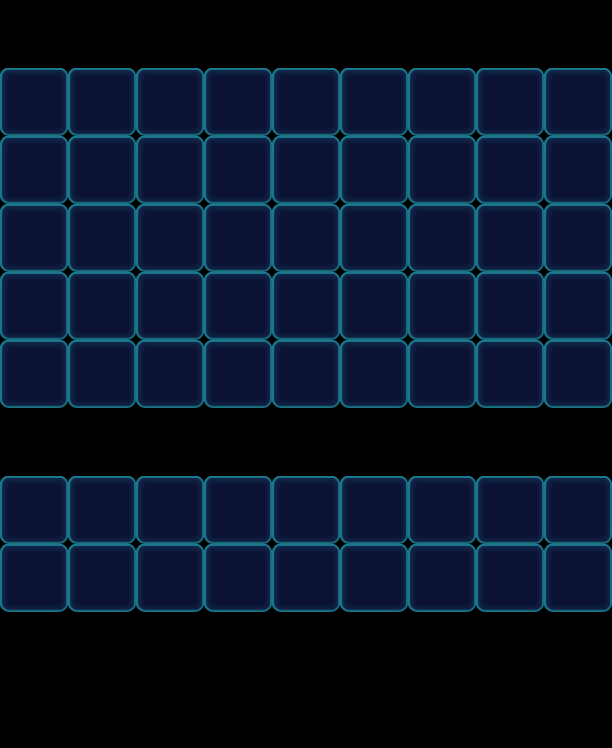

Rendered tile map (Tiled .tmx) drawn with the repository's tilesets; below, a short description and the map source with its tile grids summarised:
An orthogonal 9x11 tile map with 68x68 px tiles, 1 tile layer (Valid), 2 tilesets and 54 objects (18x Monster, 18x Factory_Normal, 18x Stone).

<map version="1.0" orientation="orthogonal" width="9" height="11" tilewidth="68" tileheight="68">
 <tileset firstgid="1" name="game_grid1" tilewidth="68" tileheight="68">
  <image source="game_grid1.png" width="68" height="68" />
 </tileset>
 <tileset firstgid="2" name="map" tilewidth="68" tileheight="68">
  <image source="map.png" width="1024" height="1024" />
 </tileset>
 <layer name="Valid" width="9" height="11">
  <data>[99 cells, 63 non-empty, 1 distinct tile ids]</data>
 </layer>
 <objectgroup name="BottomObj" width="9" height="11" />
 <objectgroup name="MiddleObj" width="9" height="11">
  <object type="Monster" gid="2" x="0" y="612">
   <properties>
    <property name="Bubble" value="1" />
    <property name="Color" value="Blue" />
   </properties>
  </object>
  <object type="Monster" gid="19" x="0" y="544">
   <properties>
    <property name="Bubble" value="1" />
    <property name="Color" value="Yellow" />
   </properties>
  </object>
  <object type="Monster" gid="17" x="68" y="544">
   <properties>
    <property name="Bubble" value="1" />
    <property name="Color" value="Purple" />
   </properties>
  </object>
  <object type="Monster" gid="18" x="68" y="612">
   <properties>
    <property name="Bubble" value="1" />
    <property name="Color" value="Pink" />
   </properties>
  </object>
  <object type="Monster" gid="18" x="204" y="612">
   <properties>
    <property name="Bubble" value="1" />
    <property name="Color" value="Pink" />
   </properties>
  </object>
  <object type="Monster" gid="19" x="136" y="544">
   <properties>
    <property name="Bubble" value="1" />
    <property name="Color" value="Yellow" />
   </properties>
  </object>
  <object type="Monster" gid="17" x="204" y="544">
   <properties>
    <property name="Bubble" value="1" />
    <property name="Color" value="Purple" />
   </properties>
  </object>
  <object type="Monster" gid="2" x="136" y="612">
   <properties>
    <property name="Bubble" value="1" />
    <property name="Color" value="Blue" />
   </properties>
  </object>
  <object type="Monster" gid="18" x="340" y="612">
   <properties>
    <property name="Bubble" value="1" />
    <property name="Color" value="Pink" />
   </properties>
  </object>
  <object type="Monster" gid="19" x="272" y="544">
   <properties>
    <property name="Bubble" value="1" />
    <property name="Color" value="Yellow" />
   </properties>
  </object>
  <object type="Monster" gid="17" x="340" y="544">
   <properties>
    <property name="Bubble" value="1" />
    <property name="Color" value="Purple" />
   </properties>
  </object>
  <object type="Monster" gid="2" x="272" y="612">
   <properties>
    <property name="Bubble" value="1" />
    <property name="Color" value="Blue" />
   </properties>
  </object>
  <object type="Monster" gid="18" x="476" y="612">
   <properties>
    <property name="Bubble" value="1" />
    <property name="Color" value="Pink" />
   </properties>
  </object>
  <object type="Monster" gid="19" x="408" y="544">
   <properties>
    <property name="Bubble" value="1" />
    <property name="Color" value="Yellow" />
   </properties>
  </object>
  <object type="Monster" gid="17" x="476" y="544">
   <properties>
    <property name="Bubble" value="1" />
    <property name="Color" value="Purple" />
   </properties>
  </object>
  <object type="Monster" gid="2" x="408" y="612">
   <properties>
    <property name="Bubble" value="1" />
    <property name="Color" value="Blue" />
   </properties>
  </object>
  <object type="Monster" gid="2" x="544" y="612">
   <properties>
    <property name="Bubble" value="1" />
    <property name="Color" value="Blue" />
   </properties>
  </object>
  <object type="Monster" gid="19" x="544" y="544">
   <properties>
    <property name="Bubble" value="1" />
    <property name="Color" value="Yellow" />
   </properties>
  </object>
 </objectgroup>
 <objectgroup color="#000000" name="TopObj" width="9" height="11">
  <object name="10" type="Factory_Normal" x="0" y="0" width="68" height="68">
   <properties>
    <property name="FactoryColorsConfig" value="Blue,Green,Yellow,Pink,Purple" />
   </properties>
  </object>
  <object name="10" type="Factory_Normal" x="68" y="0" width="68" height="68">
   <properties>
    <property name="FactoryColorsConfig" value="Blue,Green,Yellow,Pink,Purple" />
   </properties>
  </object>
  <object name="10" type="Factory_Normal" x="136" y="0" width="68" height="68">
   <properties>
    <property name="FactoryColorsConfig" value="Blue,Green,Yellow,Pink,Purple" />
   </properties>
  </object>
  <object name="10" type="Factory_Normal" x="204" y="0" width="68" height="68">
   <properties>
    <property name="FactoryColorsConfig" value="Blue,Green,Yellow,Pink,Purple" />
   </properties>
  </object>
  <object name="10" type="Factory_Normal" x="272" y="0" width="68" height="68">
   <properties>
    <property name="FactoryColorsConfig" value="Blue,Green,Yellow,Pink,Purple" />
   </properties>
  </object>
  <object name="10" type="Factory_Normal" x="340" y="0" width="68" height="68">
   <properties>
    <property name="FactoryColorsConfig" value="Blue,Green,Yellow,Pink,Purple" />
   </properties>
  </object>
  <object name="10" type="Factory_Normal" x="408" y="0" width="68" height="68">
   <properties>
    <property name="FactoryColorsConfig" value="Blue,Green,Yellow,Pink,Purple" />
   </properties>
  </object>
  <object name="10" type="Factory_Normal" x="476" y="0" width="68" height="68">
   <properties>
    <property name="FactoryColorsConfig" value="Blue,Green,Yellow,Pink,Purple" />
   </properties>
  </object>
  <object name="10" type="Factory_Normal" x="544" y="0" width="68" height="68">
   <properties>
    <property name="FactoryColorsConfig" value="Blue,Green,Yellow,Pink,Purple" />
   </properties>
  </object>
  <object name="10" type="Factory_Normal" x="340" y="408" width="68" height="68">
   <properties>
    <property name="FactoryColorsConfig" value="Blue,Green,Yellow,Pink,Purple" />
   </properties>
  </object>
  <object name="10" type="Factory_Normal" x="204" y="408" width="68" height="68">
   <properties>
    <property name="FactoryColorsConfig" value="Blue,Green,Yellow,Pink,Purple" />
   </properties>
  </object>
  <object name="10" type="Factory_Normal" x="476" y="408" width="68" height="68">
   <properties>
    <property name="FactoryColorsConfig" value="Blue,Green,Yellow,Pink,Purple" />
   </properties>
  </object>
  <object name="10" type="Factory_Normal" x="0" y="408" width="68" height="68">
   <properties>
    <property name="FactoryColorsConfig" value="Blue,Green,Yellow,Pink,Purple" />
   </properties>
  </object>
  <object name="10" type="Factory_Normal" x="544" y="408" width="68" height="68">
   <properties>
    <property name="FactoryColorsConfig" value="Blue,Green,Yellow,Pink,Purple" />
   </properties>
  </object>
  <object name="10" type="Factory_Normal" x="136" y="408" width="68" height="68">
   <properties>
    <property name="FactoryColorsConfig" value="Blue,Green,Yellow,Pink,Purple" />
   </properties>
  </object>
  <object name="10" type="Factory_Normal" x="408" y="408" width="68" height="68">
   <properties>
    <property name="FactoryColorsConfig" value="Blue,Green,Yellow,Pink,Purple" />
   </properties>
  </object>
  <object name="10" type="Factory_Normal" x="272" y="408" width="68" height="68">
   <properties>
    <property name="FactoryColorsConfig" value="Blue,Green,Yellow,Pink,Purple" />
   </properties>
  </object>
  <object name="10" type="Factory_Normal" x="68" y="408" width="68" height="68">
   <properties>
    <property name="FactoryColorsConfig" value="Blue,Green,Yellow,Pink,Purple" />
   </properties>
  </object>
  <object type="Stone" gid="34" x="272" y="340">
   <properties>
    <property name="Layers" value="1" />
   </properties>
  </object>
  </objectgroup>
</map>
<!-- 17 of 54 objects omitted -->
